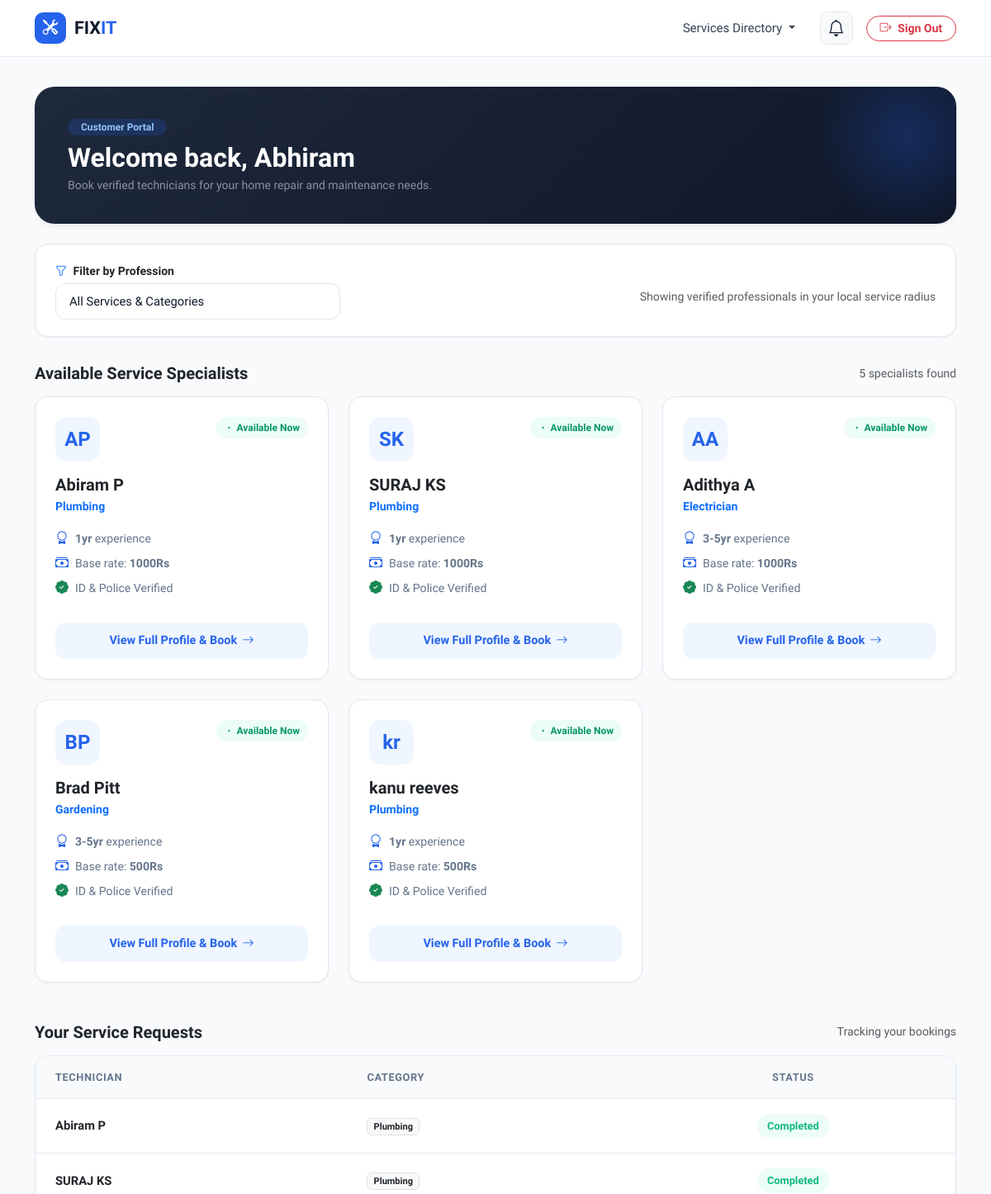
Page /user_dashboard/ (signed in, upper part) on the earlier database version.
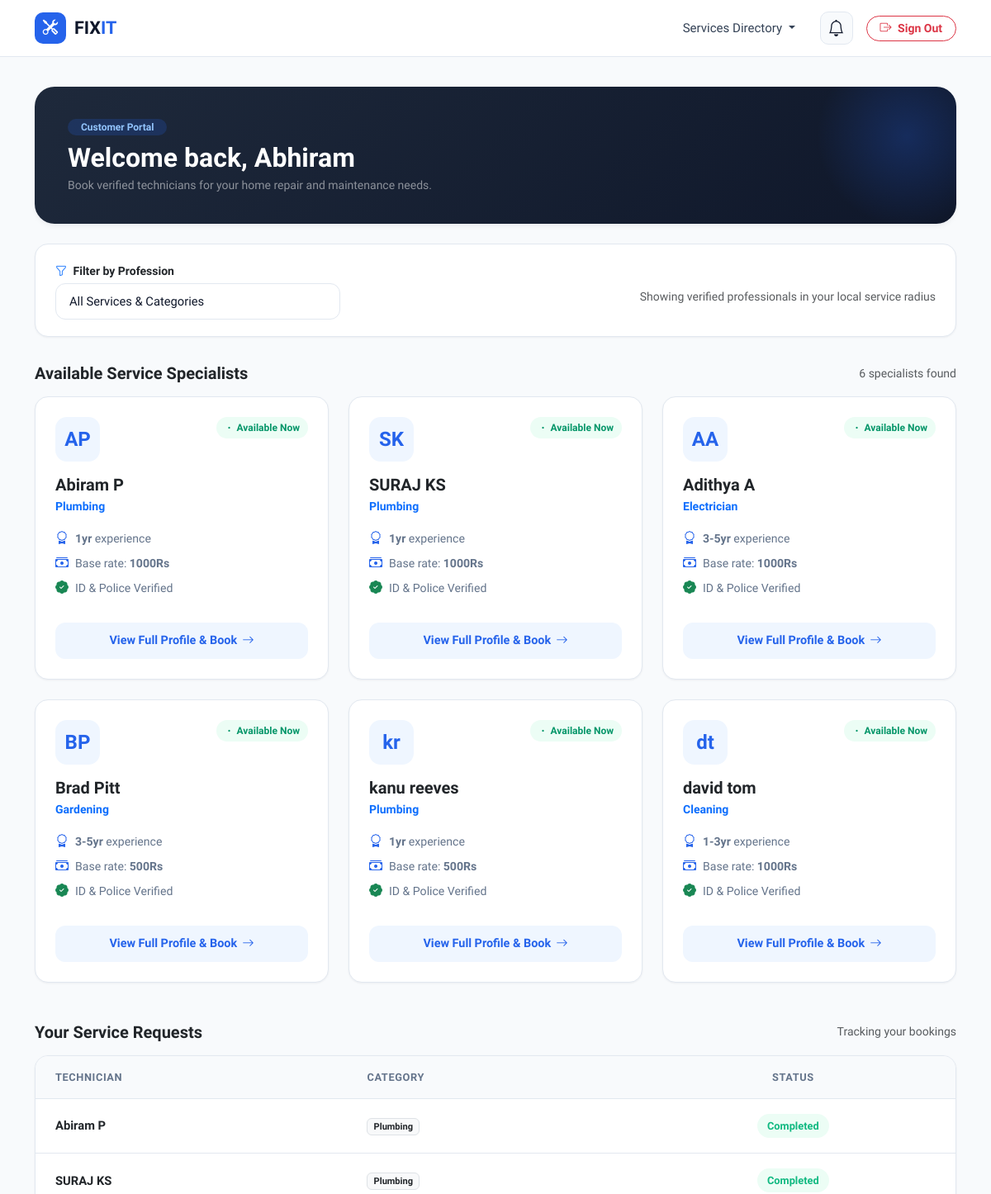
Same page on the later database version.
### mainapp/models.py (models this page shows, shortened)
class Worker(models.Model):
    TITLE_CHOICES = [
        ('Mr', 'Mr.'),
        ('Ms', 'Ms.'),
    ]
    STATUS_CHOICES = [
        ('pending', 'Pending'),
        ('approved', 'Approved'),
        ('rejected', 'Rejected'),
    ]
    title = models.CharField(max_length=10, choices=TITLE_CHOICES, default='Mr')
    first_name = models.CharField(max_length=100)
    last_name = models.CharField(max_length=100)
    email = models.EmailField(max_length=100, unique=True)
    password = models.CharField(max_length=255)  # Hashed password storage
    gender = models.CharField(max_length=10, choices=[('Male', 'Male'), ('Female', 'Female')])
    phone = models.CharField(max_length=15)
    profession = models.TextField()
    experience = models.TextField()
    amount = models.TextField()
    status = models.BooleanField(default=True, )  # Worker availability
    is_approved = models.BooleanField(default=False)  # New field

class Request(models.Model):
    user = models.ForeignKey(User, on_delete=models.CASCADE)
    worker = models.ForeignKey(Worker, on_delete=models.CASCADE)
    status = models.CharField(max_length=20, choices=[('Pending', 'Pending'), ('Accepted', 'Accepted'), ('Rejected', 'Rejected'),('Completed', 'Completed') ], default='Pending')
    created_at = models.DateTimeField(auto_now_add=True)

### mainapp/views.py (the view)
# urls.py: path("user_dashboard/", user_dashboard, name="user_dashboard"),
def user_dashboard(request):
    if "user_id" not in request.session:
        return redirect("user_login")
    user = User.objects.get(id=request.session["user_id"])
    professions = Worker.objects.values_list('profession', flat=True).distinct()
    selected_profession = request.GET.get("profession", "")
    if selected_profession:
        workers = Worker.objects.filter(profession=selected_profession)
    else:
        workers = Worker.objects.all()
    requests = Request.objects.filter(user=user)
    worker_emails = requests.values_list('worker__email', flat=True)
    notifications = Notification.objects.filter(worker_email__in=worker_emails,type__in=['accept', 'reject', 'complete']).order_by('-created_at')[:10]
    return render(request, "user_dashboard.html", {
        "user": user,
        "workers": workers,
        "requests": requests,
        "professions": professions,
        "selected_profession": selected_profession,
        "notifications": notifications
    })

### mainapp/templates/user_dashboard.html (shortened to what the changed rows need)
{% load static %}
<!DOCTYPE html>
<html lang="en">
<head>
    <link href="https://cdn.jsdelivr.net/npm/bootstrap@5.3.3/dist/css/bootstrap.min.css" rel="stylesheet">
    <link rel="stylesheet" href="https://cdnjs.cloudflare.com/ajax/libs/bootstrap-icons/1.11.3/font/bootstrap-icons.min.css">
</head>
<body>
    <nav class="dash-navbar">
        <div class="container">
            <div class="d-flex align-items-center justify-content-between">
                <a class="brand-logo-wrap" href="{% url 'home' %}">
                    <h1 class="brand-name">FIX<span>IT</span></h1>
                </a>
            </div>
        </div>
    </nav>
    <main class="flex-grow-1">
        <section class="dashboard-hero">
            <div class="container">
                <div class="welcome-card mb-4">
                    <h2 class="fw-bold mb-1">Welcome back, {{ user.name }}</h2>
                </div>
                <div class="d-flex justify-content-between align-items-center mb-3">
                    <h3 class="fw-bold fs-5 mb-0 text-dark">Available Service Specialists</h3>
                    <span class="text-muted small">{{ workers|length }} specialists found</span>
                </div>
                <div class="row g-4 mb-5">
                    {% for worker in workers %}
                    <div class="col-md-6 col-lg-4">
                        <div class="worker-card">
                            <div class="d-flex justify-content-between align-items-start mb-3">
                                <div class="worker-avatar-box">
                                    {{ worker.first_name|slice:":1" }}{{ worker.last_name|slice:":1" }}
                                </div>
                                {% if worker.status %}
                                <span class="badge-status badge-available"><i class="bi bi-dot"></i> Available Now</span>
                                {% else %}
                                <span class="badge-status badge-busy"><i class="bi bi-dot"></i> Busy</span>
                                {% endif %}
                            </div>
                            <h4 class="fw-bold fs-5 mb-1 text-dark">{{ worker.first_name }} {{ worker.last_name }}</h4>
                            <p class="text-primary fw-semibold small mb-3">{{ worker.profession }}</p>
                            <div class="mb-4">
                                <div class="worker-spec-item">
                                    <i class="bi bi-award"></i>
                                    <span><strong>{{ worker.experience }}</strong> experience</span>
                                </div>
                                <div class="worker-spec-item">
                                    <i class="bi bi-cash-stack"></i>
                                    <span>Base rate: <strong>{{ worker.amount }}</strong></span>
                                </div>
                                <div class="worker-spec-item">
                                    <i class="bi bi-patch-check-fill text-success"></i>
                                    <span>ID & Police Verified</span>
                                </div>
                            </div>
                            <div class="mt-auto">
                                <a href="{% url 'view_worker' worker.id %}" class="btn-view-profile">
                                    View Full Profile & Book <i class="bi bi-arrow-right"></i>
                                </a>
                            </div>
                        </div>
                    </div>
                    {% endfor %}
                </div>
                <div class="requests-card">
                    <div class="table-responsive">
                        <table class="table table-custom">
                            <thead>
                                <tr>
                                    <th>Technician</th>
                                    <th>Category</th>
                                    <th class="text-center">Status</th>
                                </tr>
                            </thead>
                            <tbody>
                                {% for request in requests %}
                                <tr>
                                    <td>
                                        <div class="fw-bold text-dark">{{ request.worker.first_name }} {{ request.worker.last_name }}</div>
                                    </td>
                                    <td>
                                        <span class="badge bg-light text-dark border">{{ request.worker.profession }}</span>
                                    </td>
                                    <td class="text-center">
                                        <span class="pill-status
                                            {% if request.status == 'Pending' %}pill-pending
                                            {% elif request.status == 'Accepted' %}pill-accepted
                                            {% elif request.status == 'Rejected' %}pill-rejected
                                            {% elif request.status == 'Completed' %}pill-completed
                                            {% else %}pill-pending{% endif %}">
                                            {{ request.status }}
                                        </span>
                                    </td>
                                </tr>
                                {% empty %}
                                <tr>
                                    <td colspan="3" class="text-center py-4 text-muted small">
                                        You have not made any service requests yet. Browse the specialists above to get started.
                                    </td>
                                </tr>
                                {% endfor %}
                            </tbody>
                        </table>
                    </div>
                </div>
            </div>
        </section>
    </main>
</body>
</html>

Differences in the rows shown:
added Worker: first_name "d", last_name "t", status True (drawn), first_name "david", last_name "tom", profession "Cleaning", experience "1-3yr", amount "1000Rs"
Other differences:
{{ workers|length }}: "5" → "6"
